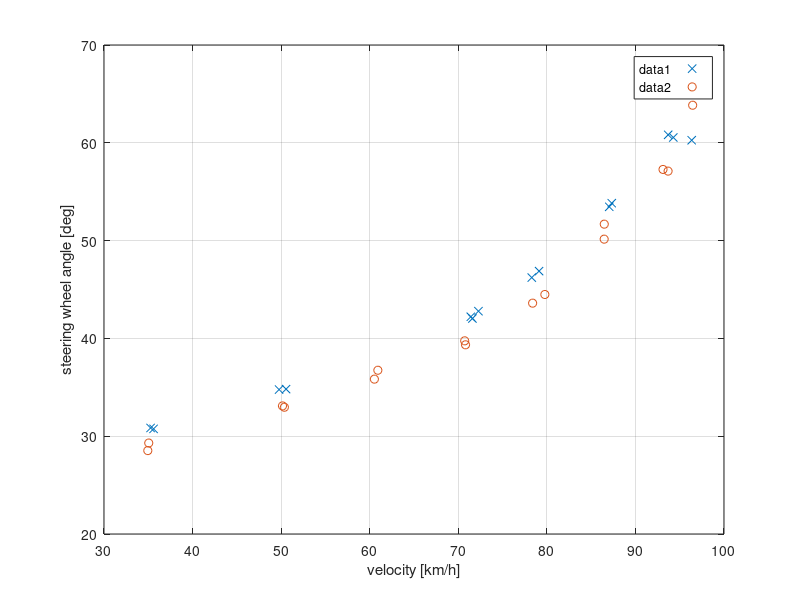
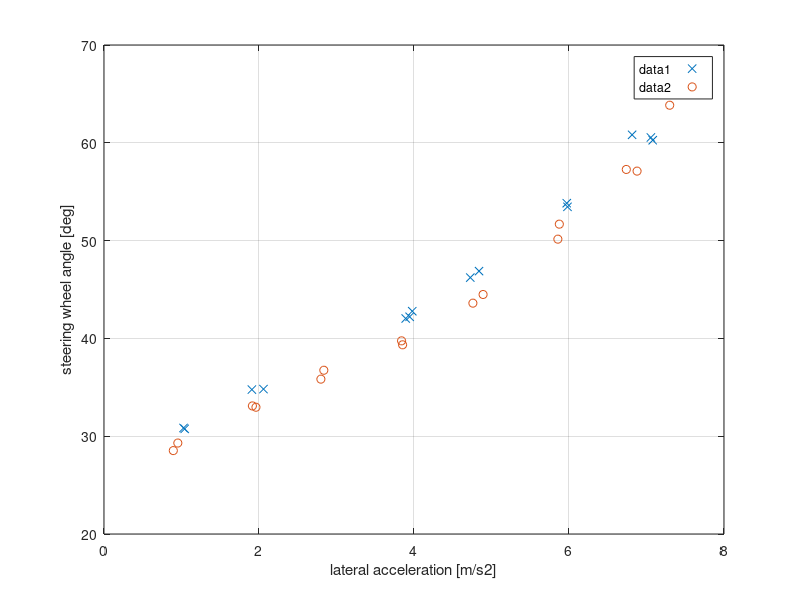
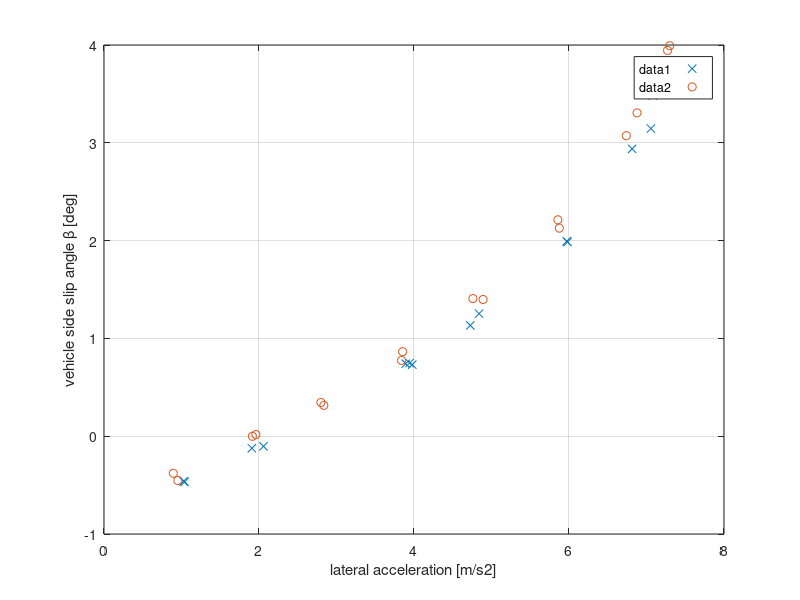
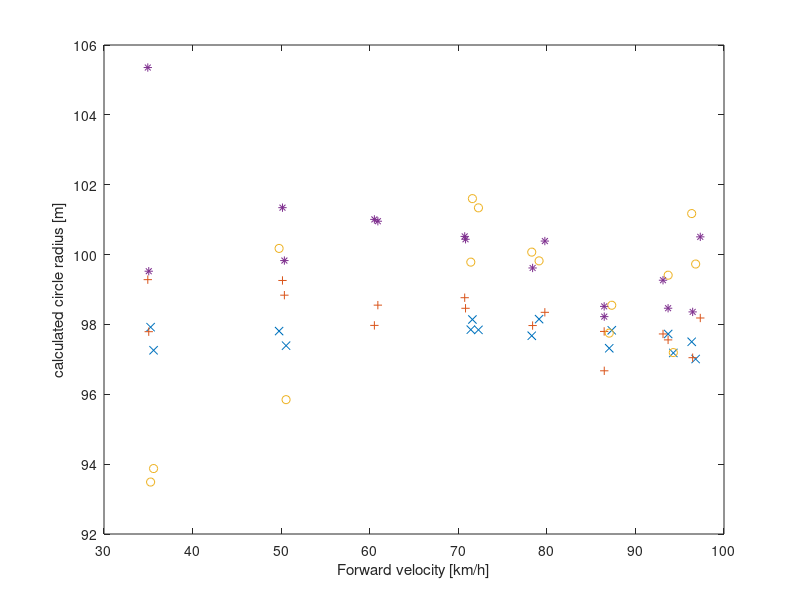

The MATLAB source for these figures, in order: (Note: this script raises an error after producing the figures.)
clear all
close all

disp(' ')
disp('in the data files units are always SI (N,kg,m,rad)!')
disp('abbreviations:')
disp(' ds      : delta steering wheel, steering wheel angle')
disp(' V or vx : forward velocity')
disp(' beta    : vehicle side slip angle')
disp(' r       : yaw velocity')
disp(' ay      : lateral acceleration')
disp(' left/right denotes a left or right turn')


% steady state cornering ---------------------------------------------
load steady_state_circular_loaded.mat
l=2.51;
a=1.2318;
b=1.2782;
m=1629.5;
g=9.81;

plot(V_left*3.6,-ds_left*180/pi,'x',V_right*3.6,ds_right*180/pi,'o')
xlabel('velocity [km/h]');
ylabel('steering wheel angle [deg]')
legend('left','right',2)
grid

figure
plot(-ay_left,-ds_left*180/pi,'x',ay_right,ds_right*180/pi,'o')
xlabel('lateral acceleration [m/s2]');
ylabel('steering wheel angle [deg]')
legend('left','right',2)
grid

figure
plot(-ay_left,-beta_left*180/pi,'x',ay_right,beta_right*180/pi,'o')
xlabel('lateral acceleration [m/s2]');
ylabel('vehicle side slip angle \beta [deg]')
legend('left','right',2)
grid
R1_left=V_left./abs(r_left);
R2_left=V_left.^2./abs(ay_left);
R1_right=V_right./r_right;
R2_right=V_right.^2./ay_right;

% R_left=[R1_left;R2_left];
% R_right=[R1_right;R2_right];

meanR=(mean(R1_left)+mean(R2_left)+mean(R1_right)+mean(R2_right))/4


figure
plot(V_left*3.6,R1_left,'x',V_right*3.6,R1_right,'+',V_left*3.6,R2_left,'o',V_right*3.6,R2_right,'*')
xlabel('Forward velocity [km/h]');
ylabel('calculated circle radius [m]')
legend('left turn (V/r)','right turn (V/r)','left turn (V^2/r)','right turn (V^2/r)',4)
grid

% ... add the yaw velocity gain plot here!


% random steering ----------------------------------------------------
% load pseudo_random_loaded.mat
% 
% figure
% subplot(3,1,1)
% loglog(freq,abs(T_ayds)*pi/180)
% title('lateral acceleration response to steering wheel angle')
% ylabel('magnitude [m/s2 /deg.]')
% grid
% subplot(3,1,2)
% semilogx(freq,angle(T_ayds)*180/pi)
% ylabel('phase')
% grid
% subplot(3,1,3)
% semilogx(freq,C_ayds)
% xlabel('frequency [Hz]')
% ylabel('coherence')
% grid
% 
% 
% figure
% subplot(3,1,1)
% loglog(freq,abs(T_rds))
% title('yaw velocity response to steering wheel angle')
% ylabel('magnitude [1/s]')
% grid
% subplot(3,1,2)
% semilogx(freq,angle(T_rds)*180/pi)
% ylabel('phase')
% grid
% subplot(3,1,3)
% semilogx(freq,C_rds)
% xlabel('frequency [Hz]')
% ylabel('coherence')
% grid
% 
% 
% % J-turn (stepsteer)--------------------------------------------------
% load Jturn_loaded
% 
% figure
% subplot(4,1,1)
% plot(time,ds*180/pi)
% ylabel('\delta_s [deg]')
% title('Jturn')
% grid
% subplot(4,1,2)
% plot(time,vx*3.6)
% ylabel('vx [km/h]')
% grid
% subplot(4,1,3)
% plot(time,ay)
% ylabel('ay [m/s2]')
% grid
% subplot(4,1,4)
% plot(time,r*180/pi)
% xlabel('time [s]')
% ylabel('yaw vel [deg/s]')
% grid
% 
% 
% % double lane change -------------------------------------------------
% load lane_change_loaded
% 
% figure
% subplot(4,1,1)
% plot(time,ds*180/pi)
% ylabel('\delta_s [deg]')
% title('Double lane change')
% grid
% subplot(4,1,2)
% plot(time,vx*3.6)
% ylabel('vx [km/h]')
% grid
% subplot(4,1,3)
% plot(time,ay)
% ylabel('ay [m/s2]')
% grid
% subplot(4,1,4)
% plot(time,r*180/pi)
% xlabel('time [s]')
% ylabel('yaw vel [deg/s]')
% grid
